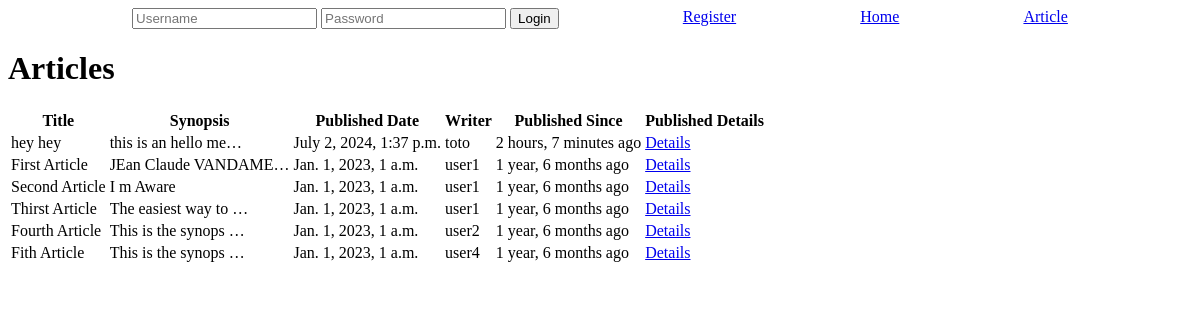
The app's page /article/, older data.
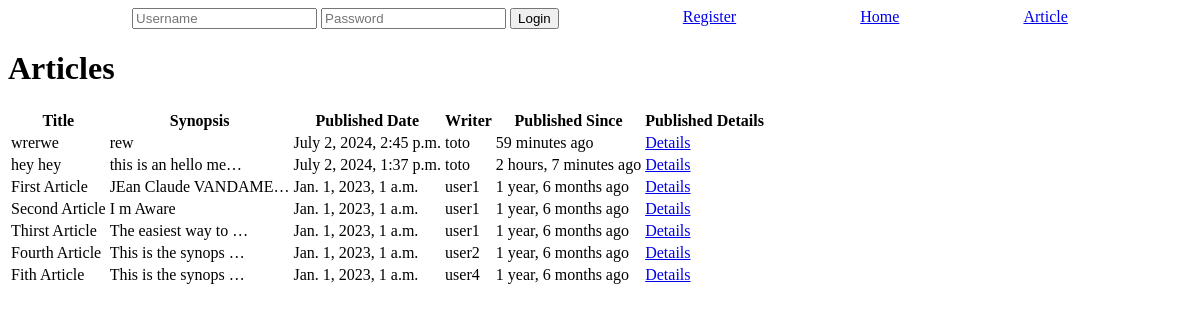
The same page, newer data.
### articles/models.py (models this page shows, shortened)
class Article(models.Model):
    title = models.CharField(max_length=64)
    author = models.ForeignKey(User, on_delete=models.CASCADE)
    created = models.DateTimeField(auto_now_add=True)
    synopsis = models.CharField(max_length=312)
    content = models.TextField()

### articles/views.py (the view)
# urls.py: path('article/', Articles.as_view(), name='article-list'),
class Articles(ListView):
    model = Article
    template_name = 'article_list.html'
    context_object_name = 'articles'
    def get_queryset(self):
        return Article.objects.all().order_by('-created')

### articles/templates/article_list.html
{% extends "base_generic.html" %}
{% block content %}
<h1>Articles</h1>
<table>
    <tr>
        <th>Title</th>
        <th>Synopsis</th>
        <th>Published Date</th>
        <th>Writer</th>
        <th>Published Since</th>
        <th>Published Details</th>
    </tr>
   {% for article in articles %}
<tr>
    <td>{{ article.title }}</td>
    <td>{{ article.synopsis|truncatechars:20 }}</td>
    <td>{{ article.created }}</td>
    <td>{{ article.author }}</td>
    <td>{{ article.created|timesince }} ago</td>
    <td><a href="{% url 'article-detail' article.id %}">Details</a></td>
</tr>
    {% endfor %}
</table>
{% endblock %}

Row changes from the older to the newer data that the page shows:
added Article: title "wrerwe", synopsis "rew", created "July 2, 2024, 2:45 p.m.", author "toto", created "59 minutes"
